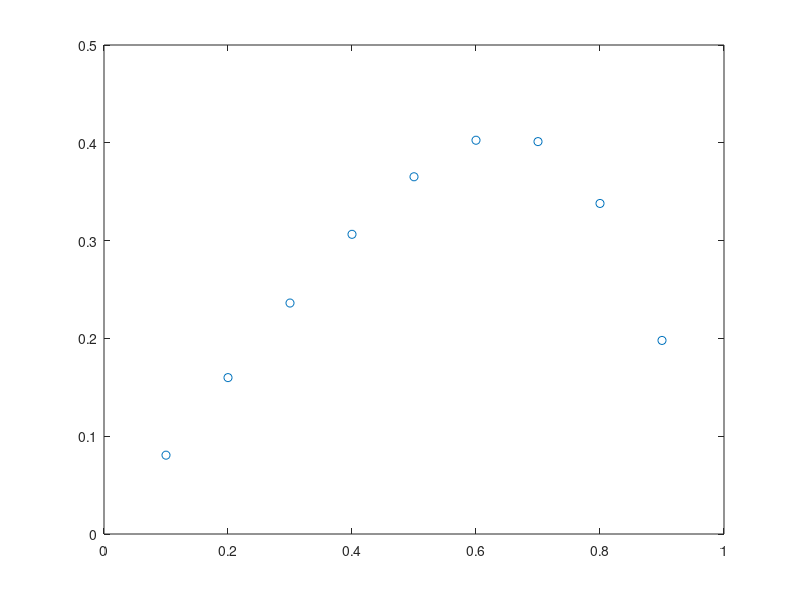

Source code (MATLAB):
%%non linear
%%u_t + u*u_x = u_xx
%%exact soln: ?


clear all;
close all;
clc
N=10;
h=1/N;
dt=0.001;
tfin=0.8;
tini=0;
M=fix((tfin-tini)/dt);
tol=1e-8;
epsilon=0.1; %viscosity
k1=0;%%no of iterations
t=0;
count=0;

F=zeros(N-1,1);
C=zeros(N-1,N-1);
U0=zeros(N-1,1);
U1=zeros(N-1,1);
F=zeros(N-1,1);

for j=1:N-1
    x(j)=h*j;
end
    for j=1:N-1
        U0(j)=sin(pi*x(j));
    end
    

mu=dt/(h^2);
lambda = dt/h ;
U=ones(N-1,1);
err=5;


for k=1:M
      
    while err>tol
         for j=1:N-1
            C(j,j)=1+2*mu*epsilon ;
        end
        for j=1:N-2
            C(j,j+1)=lambda*U(j+1)/2 - epsilon*mu;
            C(j+1,j)=-lambda*U(j)/2 - epsilon*mu;
        end
        F(1)=(1+2*epsilon*mu)*U(1) + (U(2)*lambda/4 -epsilon*mu)*U(2) - U0(1) ;
        F(N-1)=(1+2*epsilon*mu)*U(N-1) + (-U(N-2)*lambda/4 -epsilon*mu)*U(N-2) - U0(N-1) ;
        for j=2:N-2
            F(j)=(1+2*epsilon*mu)*U(j) + (U(j+1)*lambda/4 -epsilon*mu)*U(j+1) + (-U(j-1)*lambda/4 -epsilon*mu)*U(j-1) - U0(j);
        end
        
        
        delta=C\(-F);
        U1=delta+U;
        U=U1;
        err=max(abs(delta));
        count = count +1
    end
    U0=U1;
    t=t+dt;
    k
    err = 5;
%    figure()
 %   plot(x,U1,'o');
end

for i=1:N-1
%   exact(i)=exp(-1)*sin(pi*x(i));
end

%dev=max(abs(exact'-U1));
plot(x,U1,'o');
max(U1)

    

